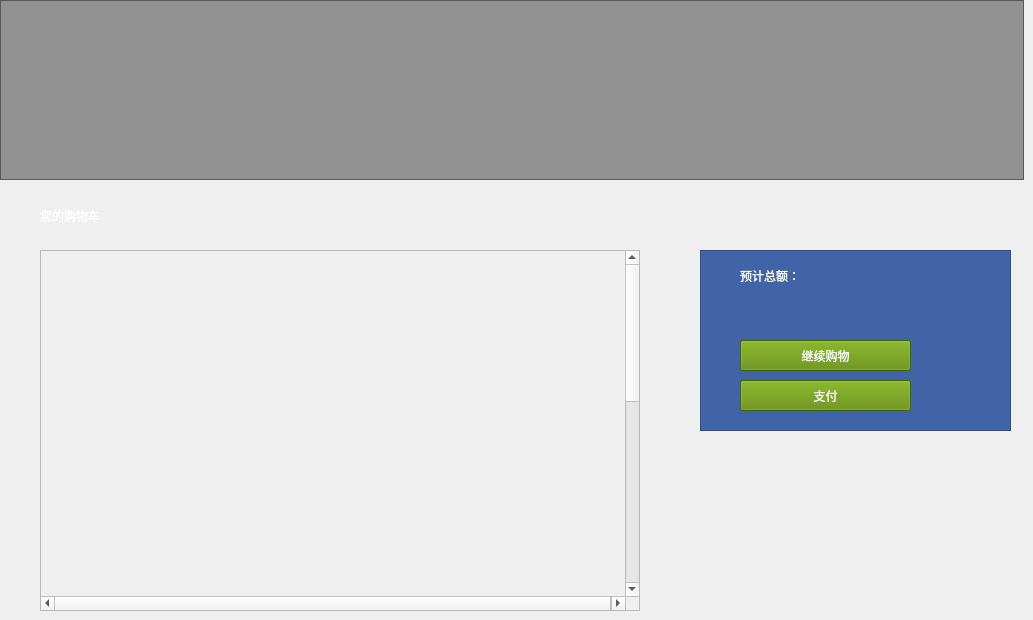
          <widget class="QWidget" name="widget">
           <widget class="QFrame" name="frame_9">
            <property name="geometry">
             <rect>
              <x>0</x>
              <y>0</y>
              <width>1024</width>
              <height>180</height>
             </rect>
            </property>
            <property name="styleSheet">
             <string notr="true">background-color: rgba(0, 0, 0, 100);  </string>
            </property>
            <property name="frameShape">
             <enum>QFrame::StyledPanel</enum>
            </property>
            <property name="frameShadow">
             <enum>QFrame::Raised</enum>
            </property>
            <widget class="QPushButton" name="pushButton_Friend_2">
             <property name="geometry">
              <rect>
               <x>20</x>
               <y>10</y>
               <width>160</width>
               <height>160</height>
              </rect>
             </property>
             <property name="styleSheet">
              <string notr="true">border-radius: 80px;
	background-color: rgba(0, 0, 0, 0);  </string>
             </property>
             <property name="text">
              <string/>
             </property>
             <property name="icon">
              <iconset resource="resgame_system.qrc">
               <normaloff>:/icon/u=157358869,2307745509&amp;fm=217&amp;app=126&amp;size=f242,150&amp;n=0&amp;f=PNG.png</normaloff>:/icon/u=157358869,2307745509&amp;fm=217&amp;app=126&amp;size=f242,150&amp;n=0&amp;f=PNG.png</iconset>
             </property>
             <property name="iconSize">
              <size>
               <width>320</width>
               <height>320</height>
              </size>
             </property>
            </widget>
            <widget class="QLabel" name="label_Show_FriendName_2">
             <property name="geometry">
              <rect>
               <x>193</x>
               <y>59</y>
               <width>581</width>
               <height>71</height>
              </rect>
             </property>
             <property name="styleSheet">
              <string notr="true">	background-color: rgba(0, 0, 0, 0);  
font: 40pt &quot;华光胖头鱼_CNKI&quot;;</string>
             </property>
             <property name="text">
              <string/>
             </property>
            </widget>
           </widget>
           <widget class="QLabel" name="label_2">
            <property name="geometry">
             <rect>
              <x>40</x>
              <y>200</y>
              <width>331</width>
              <height>31</height>
             </rect>
            </property>
            <property name="styleSheet">
             <string notr="true">font: 20pt &quot;华文琥珀&quot;;
background-color: rgb(255, 255, 255，100);
color: rgb(255, 255, 255);</string>
            </property>
            <property name="text">
             <string>您的购物车</string>
            </property>
           </widget>
           <widget class="QScrollArea" name="scrollArea_4">
            <property name="geometry">
             <rect>
              <x>40</x>
              <y>250</y>
              <width>600</width>
              <height>361</height>
             </rect>
            </property>
            <property name="widgetResizable">
             <bool>false</bool>
            </property>
            <widget class="QWidget" name="scrollAreaWidgetContents_4">
             <property name="geometry">
              <rect>
               <x>0</x>
               <y>0</y>
               <width>585</width>
               <height>800</height>
              </rect>
             </property>
            </widget>
           </widget>
           <widget class="QFrame" name="Classify_Frame">
            <property name="geometry">
             <rect>
              <x>700</x>
              <y>250</y>
              <width>311</width>
              <height>181</height>
             </rect>
            </property>
            <property name="styleSheet">
             <string notr="true">QWidget {
         background-color:rgb(64, 100, 167);  
     }</string>
            </property>
            <property name="frameShape">
             <enum>QFrame::StyledPanel</enum>
            </property>
            <property name="frameShadow">
             <enum>QFrame::Raised</enum>
            </property>
            <widget class="QLabel" name="label_3">
             <property name="geometry">
              <rect>
               <x>40</x>
               <y>10</y>
               <width>101</width>
               <height>31</height>
              </rect>
             </property>
             <property name="styleSheet">
              <string notr="true">font: 15pt &quot;华文琥珀&quot;;
background-color: rgb(255, 255, 255，100);
color: rgb(255, 255, 255);</string>
             </property>
             <property name="text">
              <string>预计总额：</string>
             </property>
            </widget>
            <widget class="QPushButton" name="pushButton_2">
             <property name="geometry">
              <rect>
               <x>40</x>
               <y>130</y>
               <width>171</width>
               <height>31</height>
              </rect>
             </property>
             <property name="styleSheet">
              <string notr="true">QPushButton {
         background-color: rgb(92, 138, 0);
	color: rgb(255, 255, 255);
     }</string>
             </property>
             <property name="text">
              <string>支付</string>
             </property>
            </widget>
            <widget class="QPushButton" name="pushButton_3">
             <property name="geometry">
              <rect>
               <x>40</x>
               <y>90</y>
               <width>171</width>
               <height>31</height>
              </rect>
             </property>
             <property name="styleSheet">
              <string notr="true">QPushButton {
         background-color: rgb(92, 138, 0);
	color: rgb(255, 255, 255);
     }</string>
             </property>
             <property name="text">
              <string>继续购物</string>
             </property>
            </widget>
           </widget>
          </widget>
